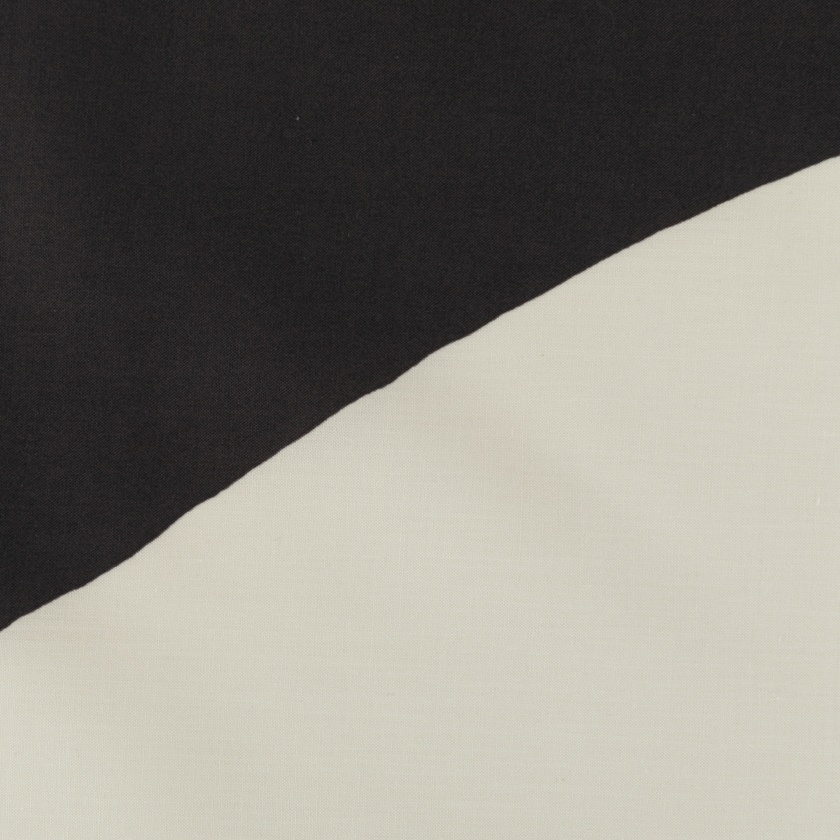
#> input picture dataset/block/1.jpg, 840 x 840 px, shrunk from 3950 x 3950 before the run
$ python -i contour_extractor.py   (imports and definitions only)
#> lines starting #> are read from the running program, lines starting #| are printed output that depends on the picture; after the words box and inside, x2 and y2 are one past the last pixel; in counts of white or black regions, pixels touching at a corner belong together
#> further down, picture is the input picture: shape (840, 840, 3); mean B, G, R 122.6, 130, 132.8
import cv2
import numpy as np

class ContourExtractor:
    @staticmethod
    def extract_and_smooth_contours(image, min_area=1000):
#> called with min_area = 1000
        if image is None:
            raise ValueError("Invalid image provided for contour extraction.")
        try:
            # Convert to LAB color space to separate lightness and color information
            lab_image = cv2.cvtColor(image, cv2.COLOR_BGR2LAB)
#> lab_image: shape (840, 840, 3); mean of channels 0, 1, 2 133.1, 127.5, 132
            # Use the L channel for contour detection
            l_channel = lab_image[:, :, 0]
            # Apply thresholding on the L channel
            _, binary_image = cv2.threshold(l_channel, 127, 255, cv2.THRESH_BINARY_INV)
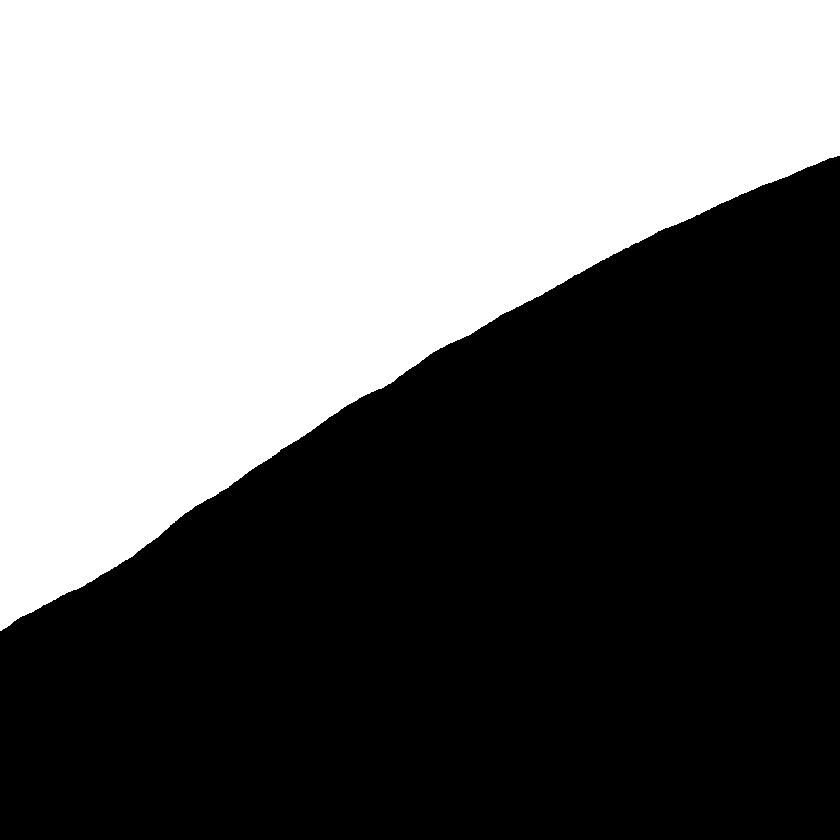
#> binary_image: shape (840, 840); 44.6% white; 1 white region
            contours, hierarchy = cv2.findContours(binary_image, cv2.RETR_TREE, cv2.CHAIN_APPROX_SIMPLE)
#> contours = 1 contour; box (x1, y1, x2, y2) and area: (0, 0, 840, 631) 313782
            filtered_contours = [cnt for i, cnt in enumerate(contours) if cv2.contourArea(cnt) > min_area and hierarchy[0, i, 3] == -1]
#> filtered_contours has the same summary as contours
            smoothed_contours = [cv2.approxPolyDP(cnt, 5, True) for cnt in filtered_contours]
#> smoothed_contours = 1 item
            return smoothed_contours
        except Exception as e:
            print(f"Error during contour extraction: {e}")
            return []

    @staticmethod
    def apply_mask(image, contours):
        if image is None or contours is None:
            raise ValueError("Invalid inputs for mask application.")
        try:
            gray_image = cv2.cvtColor(image, cv2.COLOR_BGR2GRAY)
            mask = np.zeros_like(gray_image)
            cv2.drawContours(mask, contours, -1, 255, thickness=cv2.FILLED)
            masked_image = cv2.bitwise_and(image, image, mask=mask)
            return masked_image
        except Exception as e:
            print(f"Error during mask application: {e}")
            return None

>>> import cv2
>>> picture = cv2.imread('../dataset/block/1.jpg')
>>> result = ContourExtractor().extract_and_smooth_contours(picture)
#> result = 1 item

$ run again, on dataset/block/3.jpg
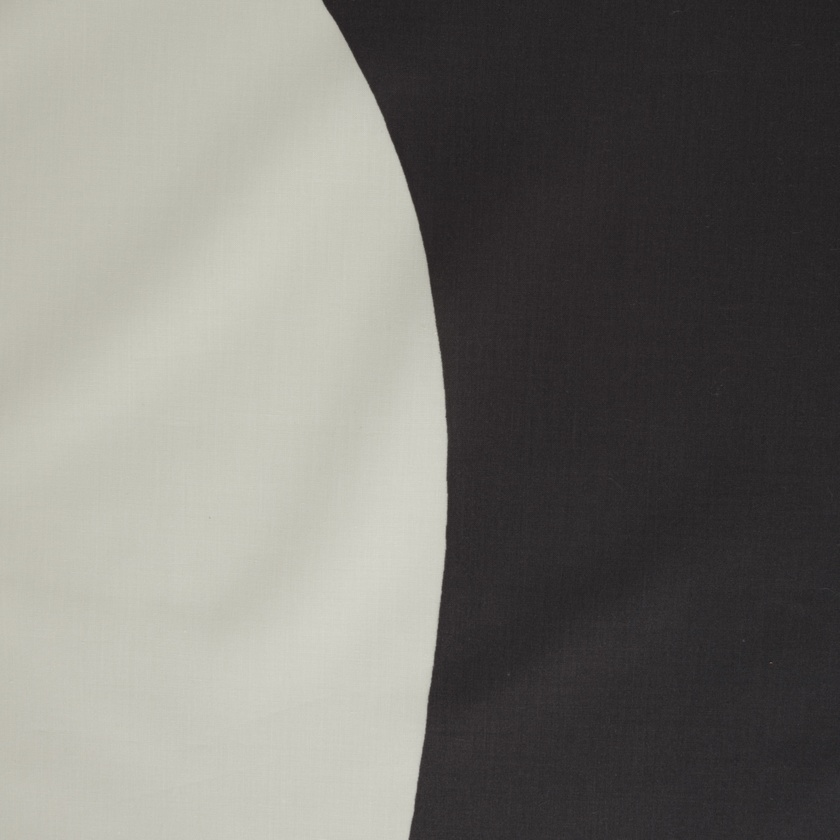
#> input picture dataset/block/3.jpg, 840 x 840 px, shrunk from 3477 x 3477 before the run
#> picture is the input picture: shape (840, 840, 3); mean B, G, R 114, 119.1, 120.4
#> lab_image: shape (840, 840, 3); mean of channels 0, 1, 2 122.9, 127.7, 130.8
#> in extract_and_smooth_contours, `_, binary_image = cv2.threshold(l_channel, 127, 255, cv2.THRESH_BINARY..`:
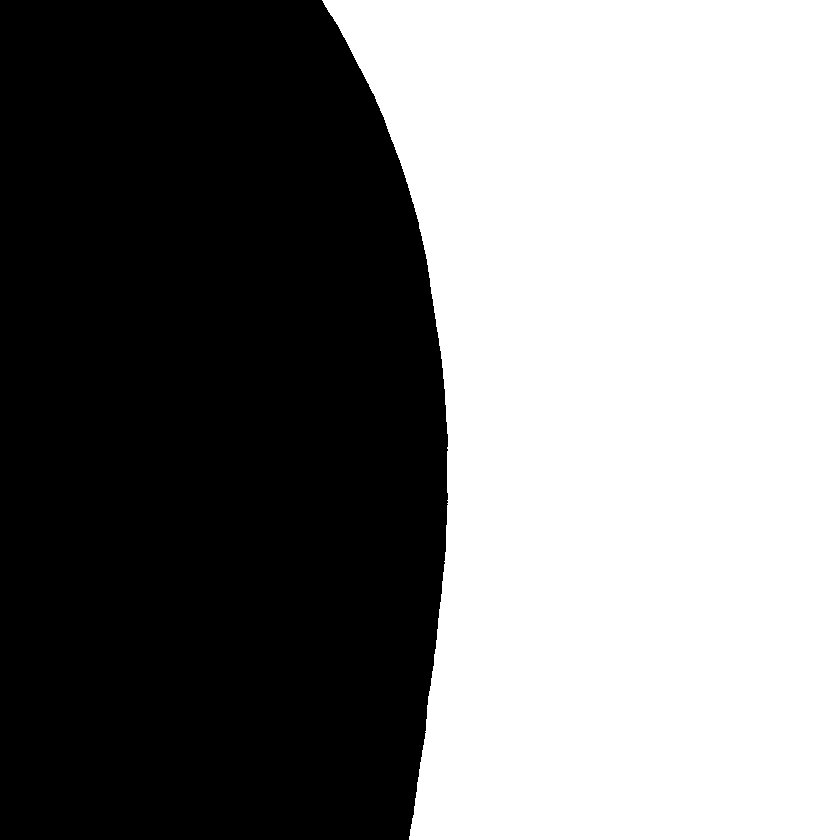
#> binary_image: shape (840, 840); 50.1% white; 1 black region
#> contours = 1 contour; box (x1, y1, x2, y2) and area: (322, 0, 840, 840) 352034
#> filtered_contours has the same summary as contours
#> smoothed_contours = 1 item

$ run again, on dataset/block/4.jpg
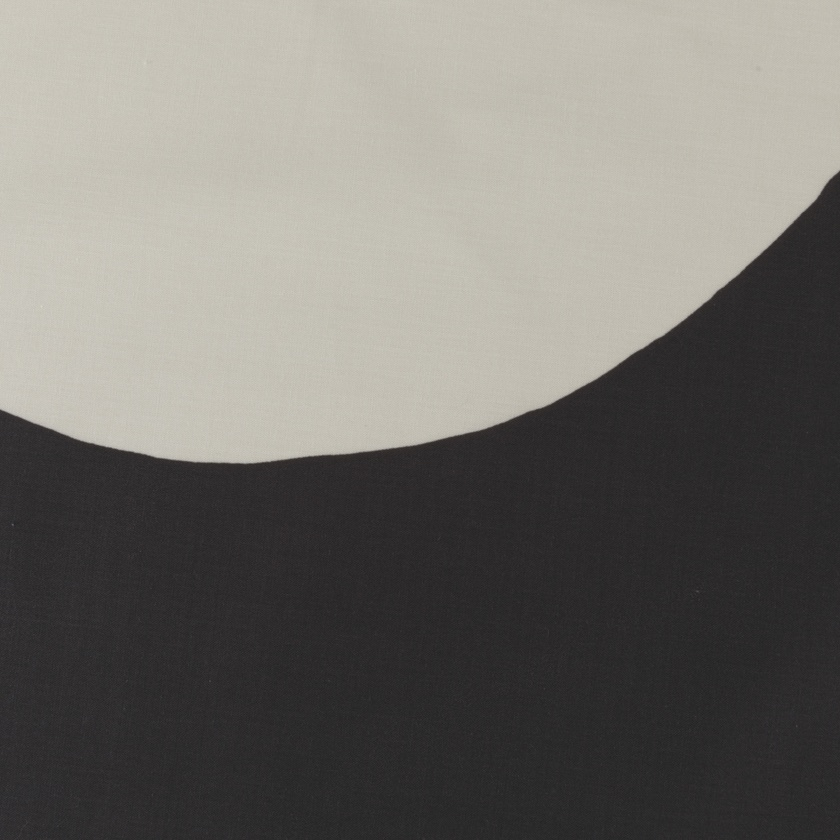
#> input picture dataset/block/4.jpg, 840 x 840 px, shrunk from 3622 x 3622 before the run
#> picture is the input picture: shape (840, 840, 3); mean B, G, R 108.6, 113.5, 115.8
#> lab_image: shape (840, 840, 3); mean of channels 0, 1, 2 117.5, 128.1, 130.7
#> in extract_and_smooth_contours, `_, binary_image = cv2.threshold(l_channel, 127, 255, cv2.THRESH_BINARY..`:
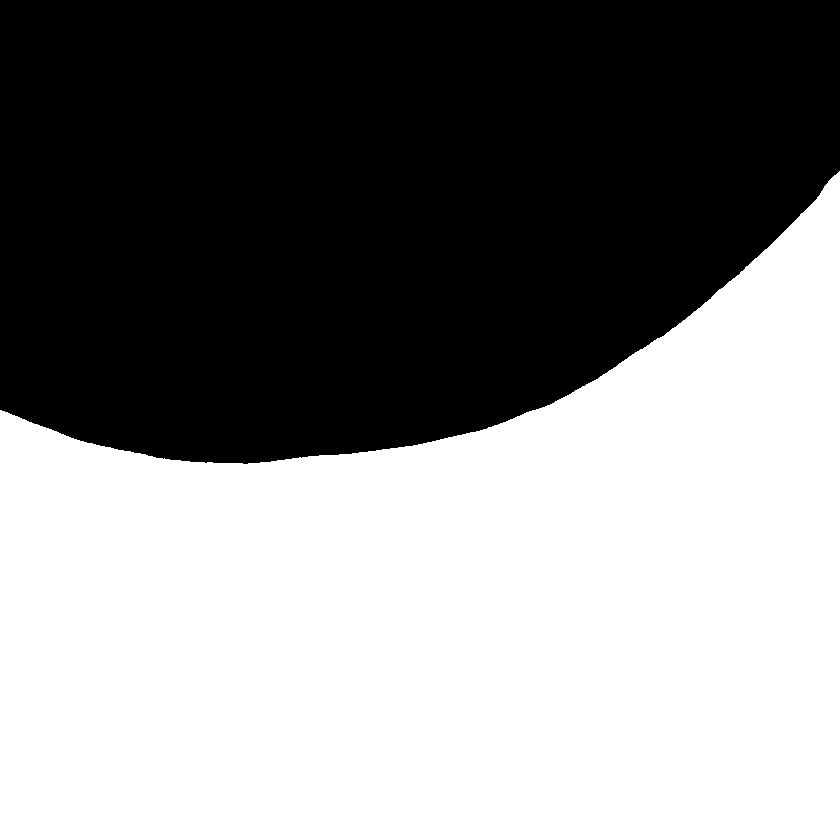
#> binary_image: shape (840, 840); 52.9% white; 1 black region
#> contours = 1 contour; box (x1, y1, x2, y2) and area: (0, 171, 840, 840) 372124
#> filtered_contours has the same summary as contours
#> smoothed_contours = 1 contour; box (x1, y1, x2, y2) and area: (0, 171, 840, 840) 372820
#> result has the same summary as smoothed_contours in extract_and_smooth_contours

$ run again, on dataset/block/5.jpg
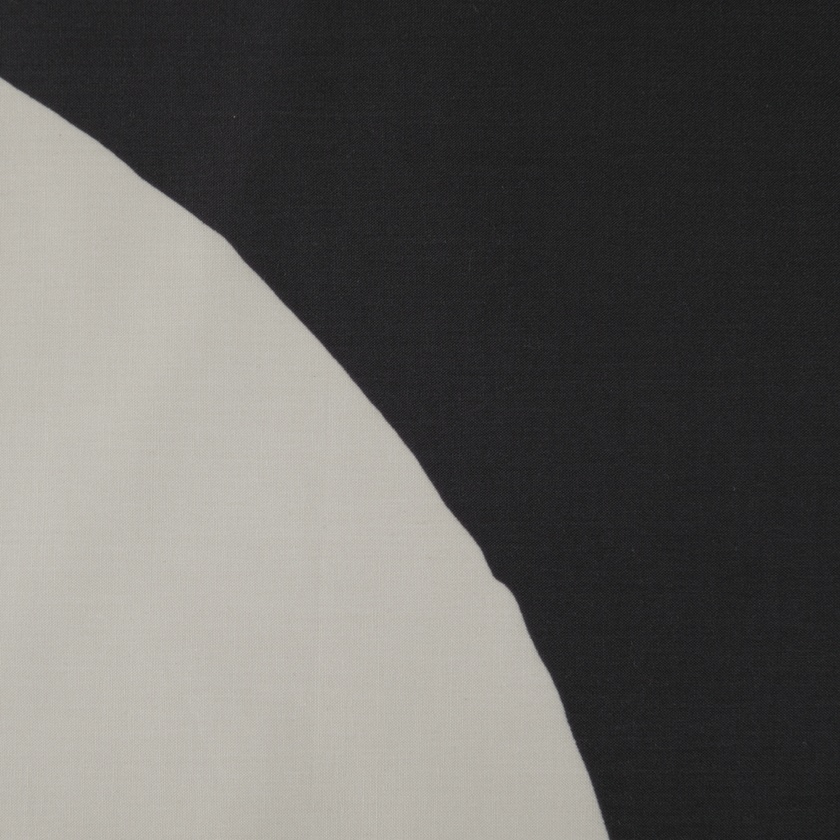
#> input picture dataset/block/5.jpg, 840 x 840 px, shrunk from 3504 x 3504 before the run
#> picture is the input picture: shape (840, 840, 3); mean B, G, R 94.3, 97.3, 98.7
#> lab_image: shape (840, 840, 3); mean of channels 0, 1, 2 100.3, 128.1, 129.6
#> in extract_and_smooth_contours, `_, binary_image = cv2.threshold(l_channel, 127, 255, cv2.THRESH_BINARY..`:
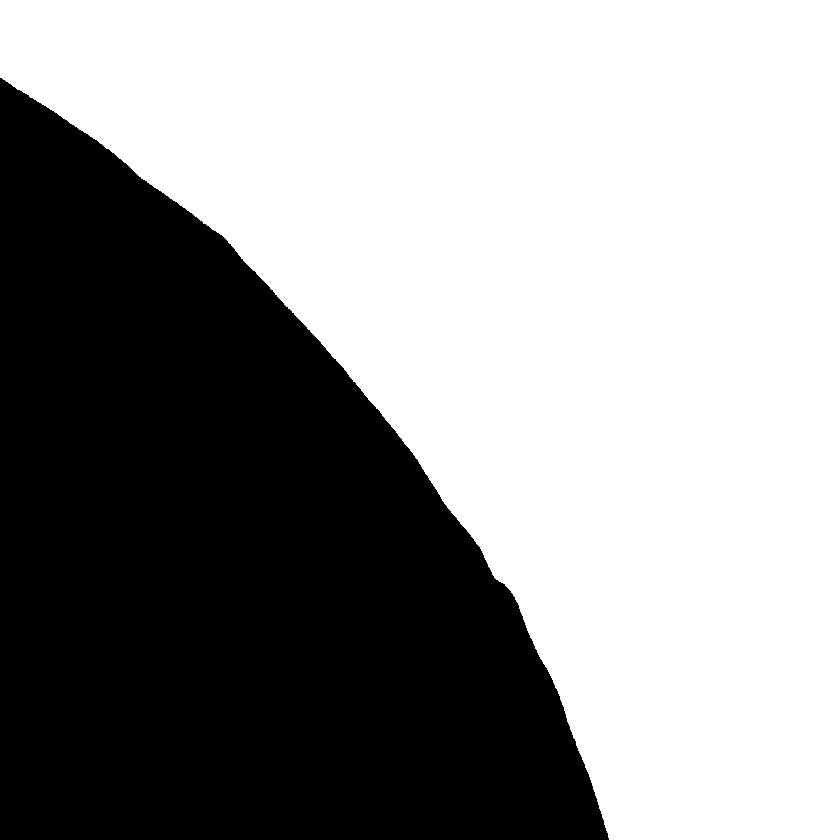
#> binary_image: shape (840, 840); 58.7% white; 1 black region
#> contours = 1 contour; box (x1, y1, x2, y2) and area: (0, 0, 840, 840) 412898
#> filtered_contours has the same summary as contours
#> smoothed_contours = 1 contour; box (x1, y1, x2, y2) and area: (0, 0, 840, 840) 413344
#> result has the same summary as smoothed_contours in extract_and_smooth_contours
